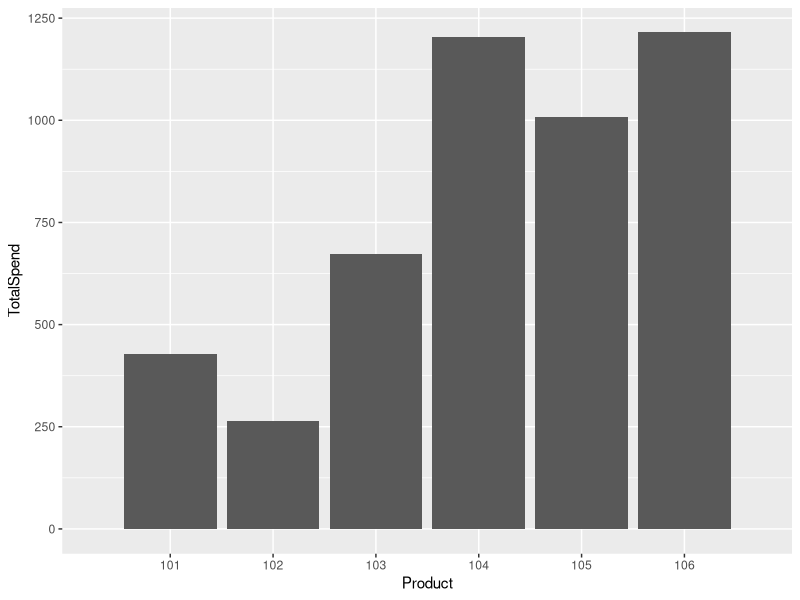

This figure's R source:
client <- read.csv("client_list.csv", sep = ",")
product <- read.csv("product_list.csv", sep = ",")
sales <- read.csv("salesdata.csv", sep = ",")
library(tidyverse)

#1
product %>% 
  separate(Item , c ( "Product","Item" ), sep = "_") -> product

#2
product$Product <- as.numeric(product$Product)
full.table <- client %>% 
  inner_join(sales) %>% 
  inner_join( product)

#3
full.table %>% 
  mutate( spend = UnitPrice * Quantity) -> full.table

#4
full.table %>% 
  mutate( group = ifelse( Membership =="gold" | Membership =="diamond","gold & diamond","others")) %>% 
  group_by(group) %>% 
  summarise(mean(Age), male = sum(Gender=="male"),mean(spend))

#5
full.table %>% 
  filter(Gender == "female") %>% 
  summarise(mean(Age),mean(spend),median(spend),sum(spend))

Totals <- full.table %>% 
  group_by(Product) %>% 
  filter(Gender == "female") %>% 
  summarise (TotalSpend= sum(spend))

Totals %>% 
  ggplot(aes(x= Product, y= TotalSpend), fill = Product)+
  geom_bar(stat = 'identity') +
  scale_x_discrete(limits = Totals$Product) 
